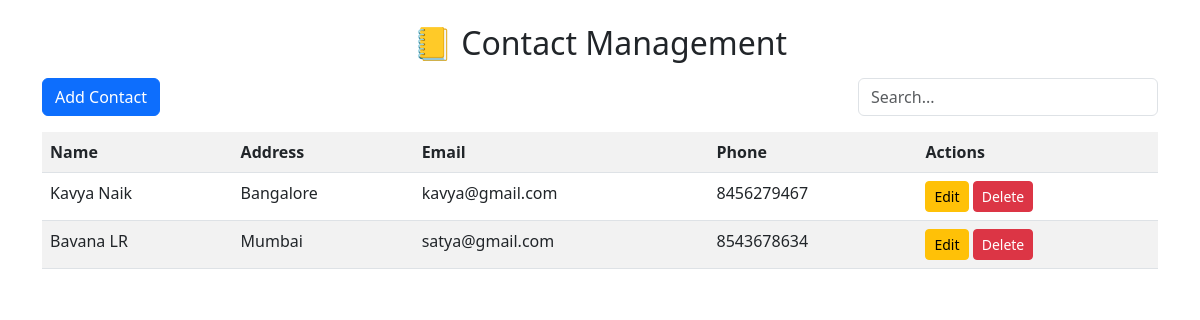
Before: / with the older database file.
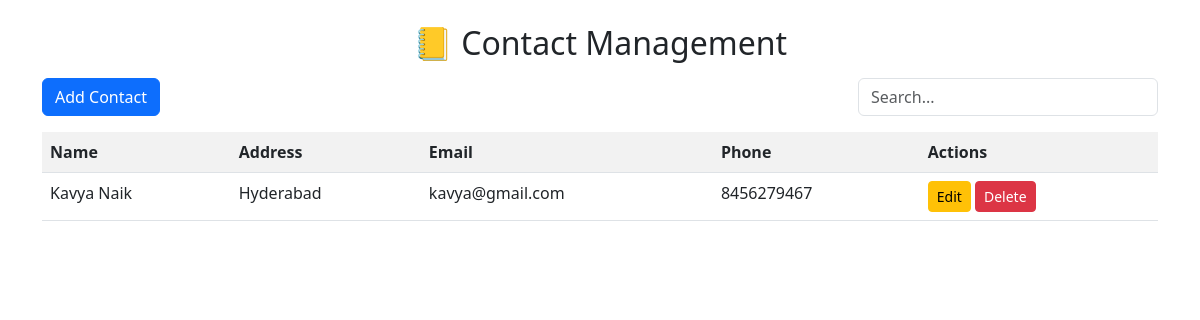
After: the same page with the newer database file.
### contact_app/models.py (models this page shows, shortened)
class Contact(models.Model):
    first_name = models.CharField(max_length=100)
    last_name = models.CharField(max_length=100)
    address = models.TextField()
    email = models.EmailField(unique=True)
    phone_number = models.CharField(max_length=15, unique=True)

### contact_app/views.py (the view)
# urls.py: path('', views.contact_list, name='contact_list'),
def contact_list(request):
    query = request.GET.get('q')
    if query:
        contacts = Contact.objects.filter(
            first_name__icontains=query
        ) | Contact.objects.filter(
            last_name__icontains=query
        ) | Contact.objects.filter(
            email__icontains=query
        )
    else:
        contacts = Contact.objects.all()
    return render(request, 'contact_list.html', {'contacts': contacts})

### templates/contact_list.html (shortened to what this page needs)
<!DOCTYPE html>
<html>
<head>
    <link href="https://cdn.jsdelivr.net/npm/bootstrap@5.3.0/dist/css/bootstrap.min.css" rel="stylesheet">
</head>
<body class="container mt-4">
    <h2 class="mb-3 text-center">📒 Contact Management</h2>
    <div class="d-flex justify-content-between mb-3">
        <a href="/create/" class="btn btn-primary">Add Contact</a>
        <form method="GET" style="width: 300px;">
            <input type="text" name="q" placeholder="Search..."
               class="form-control" value="{{ request.GET.q }}">
        </form>
</div>
    <table class="table table-striped table-hover">
        <tr>
            <th>Name</th>
            <th>Address</th>
            <th>Email</th>
            <th>Phone</th>
            <th>Actions</th>
        </tr>
        {% for contact in contacts %}
        <tr>
            <td>{{ contact.first_name }} {{ contact.last_name }}</td>
            <td>{{ contact.address }}</td>
            <td>{{ contact.email }}</td>
            <td>{{ contact.phone_number }}</td>
            <td>
                <a href="/update/{{ contact.id }}/" class="btn btn-warning btn-sm">Edit</a>
                <a href="/delete/{{ contact.id }}/"
                    class="btn btn-danger btn-sm"
                    onclick="return confirm('Are you sure you want to delete this contact?')">
                     Delete
                </a>
            </td>
        </tr>
        {% endfor %}
    </table>
</body>
</html>

Changed rows visible on the page:
removed Contact: first_name "Bavana", last_name "LR", address "Mumbai", email "satya@gmail.com", phone_number "8543678634"
changed Contact "Kavya": address "Bangalore" → "Hyderabad"
